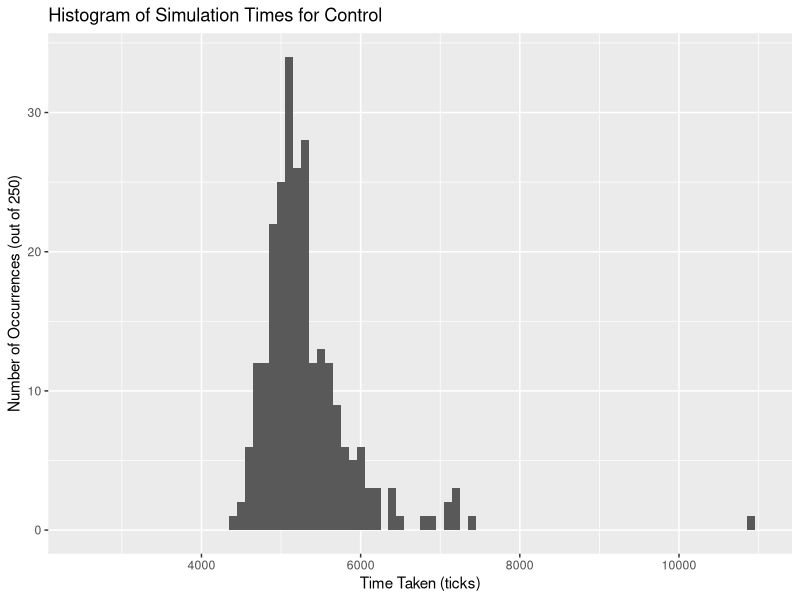
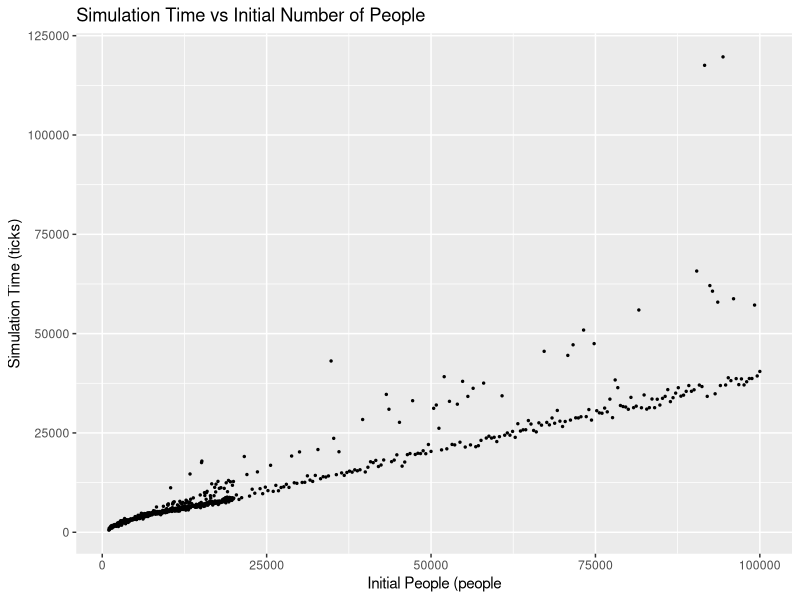
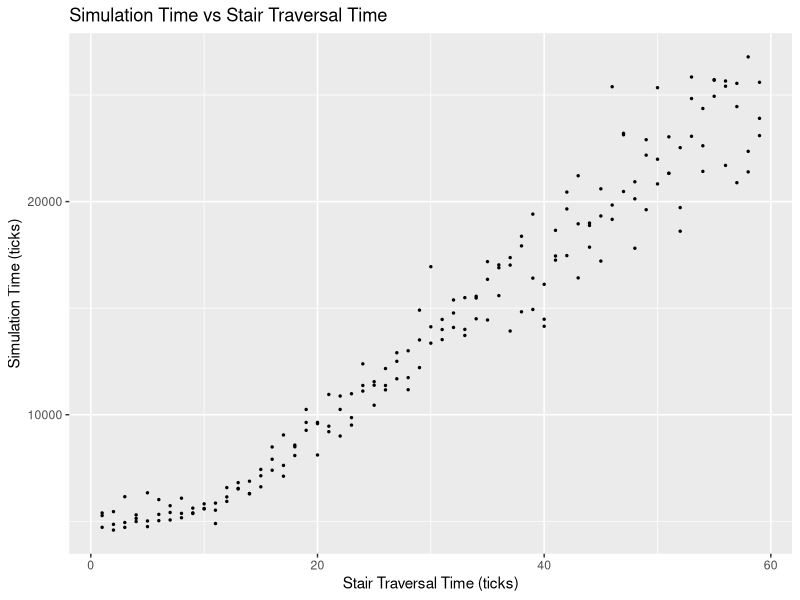

The R script that drew these images, in order:
require(ggplot2)

control = read.csv("data/control.csv",header=FALSE,sep=",")
control$time = control$V1

mean(control$time)
sd(control$time)

ggplot(control, aes(x=time)) +
  geom_histogram(binwidth=100) +
  xlab("Time Taken (ticks)") +
  ylab("Number of Occurrences (out of 250)") +
  ggtitle("Histogram of Simulation Times for Control") +
  xlim(2500, 11000)

vspeople = read.csv("data/vspeople.csv",header=FALSE,sep=",")
vspeople$time = vspeople$V1
vspeople$people = c(seq(from=1000, to=20000, by=50), seq(from=20400,to=100000,by=400))

ggplot(vspeople, aes(x=people,y=time)) +
  geom_point(size=0.5) +
  ggtitle("Simulation Time vs Initial Number of People") +
  xlab("Initial People (people") +
  ylab("Simulation Time (ticks)")

vswait = read.csv("data/vswait.csv",header=FALSE,sep=",")
vswait$time = vswait$V1
vswait$wait = rep(seq(from=1,to=59,by=1),each=3)
ggplot(vswait, aes(x=wait,y=time)) +
  geom_point(size=0.5) +
  ggtitle("Simulation Time vs Stair Traversal Time") +
  xlab("Stair Traversal Time (ticks)") +
  ylab("Simulation Time (ticks)")
